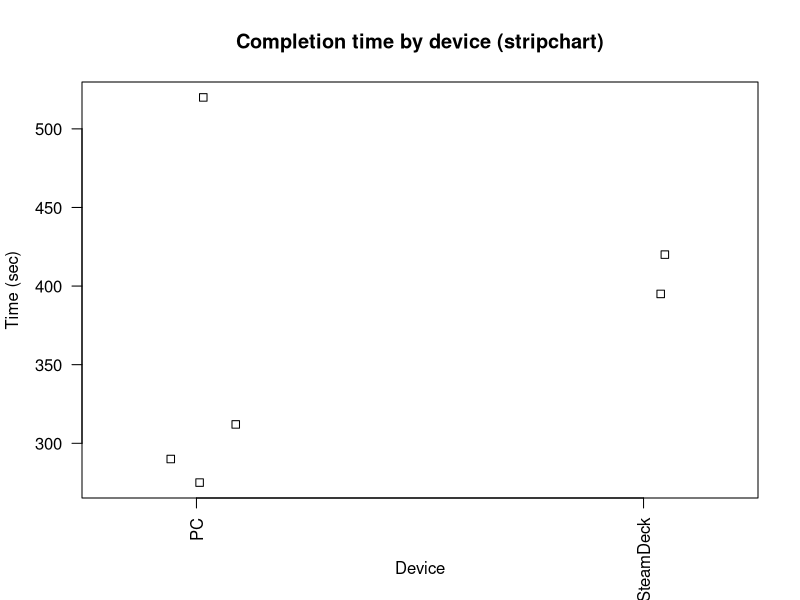
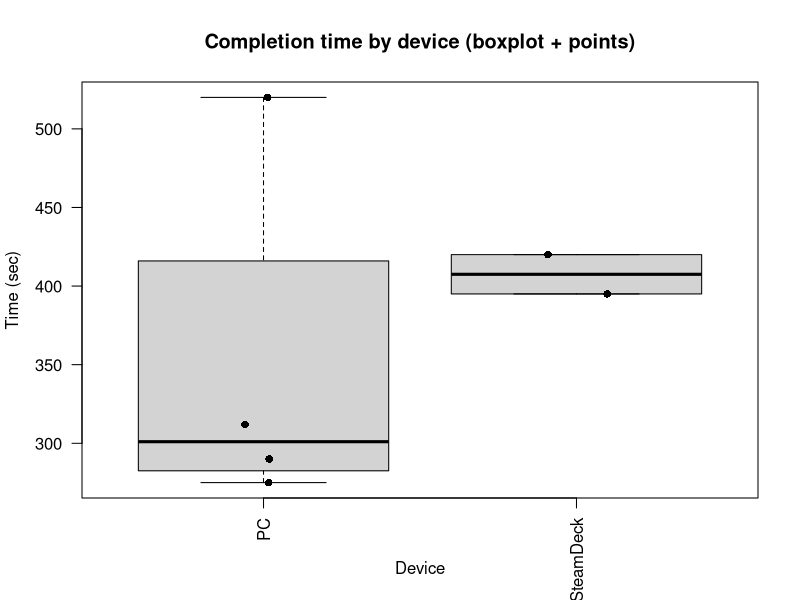
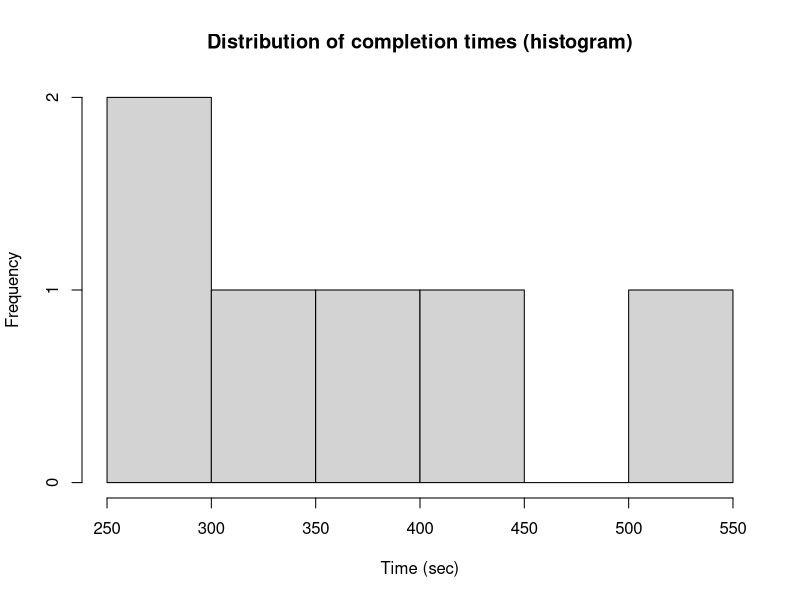
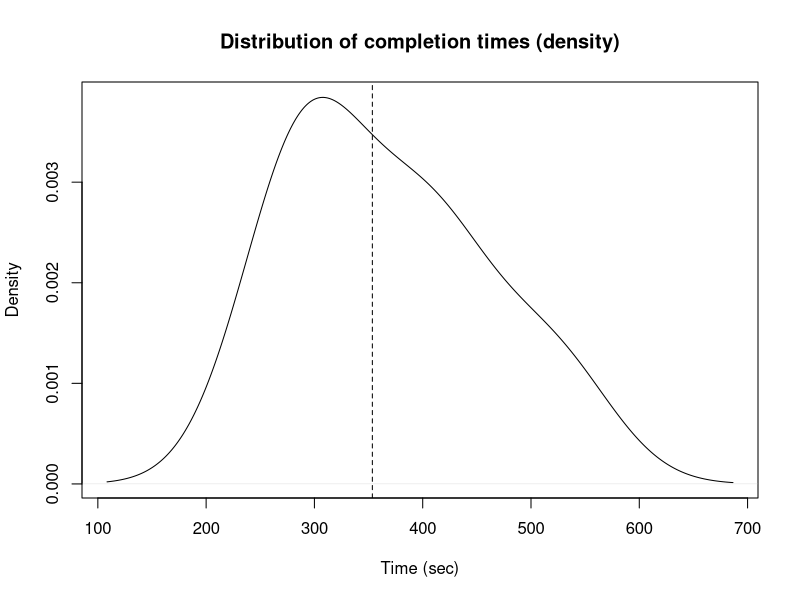
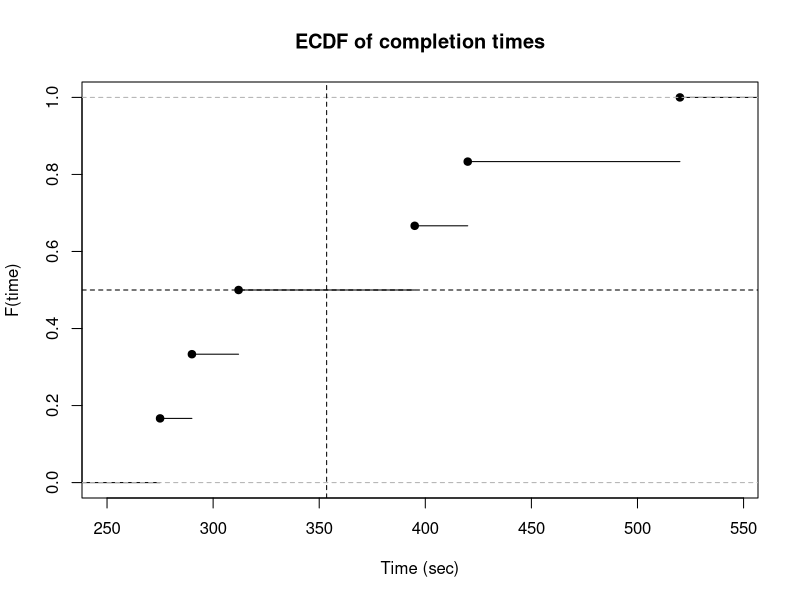

Reproduce these figures in R, in order.
#' @title demo_0_scratch.R
#' @description Scratchpad introducing core R concepts (data types, printing, operators, collections, control flow, functions, packages, data frames) and basic plotting for gameplay playtest analysis.
#' @author NMCG
#' @bugs None
#' @keywords data types, print, paste, cat, operators, vectors, lists, data frames, factors, conditionals, loops, functions, packages, str, head, summary, aggregate, stripchart, boxplot, hist, density, ecdf
#' @seealso https://www.w3schools.com/r/default.asp
#' @seealso https://r4ds.hadley.nz/

# -----------------------------
# Week 1 Scratch Demo (restructured)
# Goal: get comfortable with basic R code before touching the real dataset.
# Theme: simple gameplay playtesting examples (fake data).
# -----------------------------

# Clear the workspace so the script runs the same way every time.
rm(list = ls())

# Clear the console for readability.
cat("\014")

# -----------------------------
# 1) Core data types in R
# -----------------------------

# Numeric (double) values are used for measurements (e.g., time in seconds).
time_sec <- 245.5

# Integer values are whole numbers (e.g., number of deaths).
deaths <- 3L

# Logical values are TRUE/FALSE (e.g., task completion).
task_complete <- TRUE

# Character strings are text labels (e.g., build label "A" or "B").
build <- "A"

time_sec
deaths
task_complete
build

# -----------------------------
# 2) Printing and formatting output (so we can "see" what code is doing)
# -----------------------------

module <- "3DGD"
initials <- "NMCG"

print(module)                                                # Print a value (often used inside loops)
print(paste("Module:", module, "| Lecturer:", initials))      # Combine text + values into one string

paste("Participant:", "R01", "| Build:", "A", sep = " ")      # sep controls spacing
cat("Line1\nLine2\n")                                      # cat prints without quotes and handles \n nicely

# -----------------------------
# 3) Operators, comparisons, and simple type checks
# -----------------------------

# Arithmetic operators.
10 + 5
10 - 5
10 * 5
10 / 5
2 ^ 4

# Comparison operators (result is TRUE/FALSE).
time_sec < 300
time_sec >= 300
build == "A"
build != "B"

# Logical operators.
(time_sec < 300) & task_complete                              # AND
(time_sec < 300) | (deaths > 0)                               # OR
!(deaths == 0L)                                                # NOT

# Type checks (useful when debugging).
is.numeric(time_sec)
is.integer(deaths)
is.logical(task_complete)
is.character(build)

# Coercion (converting types).
as.integer(time_sec)
as.numeric("123.4")

# -----------------------------
# 4) Vectors (1D collection, usually one type)
# Example: one player's completion times across multiple test runs
# -----------------------------

p101_times_sec <- c(312, 290, 275, NA, 268)                   # NA = missing / aborted run

p101_times_sec
length(p101_times_sec)                                        # Number of runs
p101_times_sec[1]                                             # First run time (R is 1-based)
p101_times_sec[c(1, 3, 5)]                                    # Multiple positions
p101_times_sec[p101_times_sec < 280]                          # Filter (logical indexing)

mean(p101_times_sec, na.rm = TRUE)                            # na.rm ignores missing values
min(p101_times_sec, na.rm = TRUE)                             # Best time (fastest)

# -----------------------------
# 5) Lists (heterogeneous collection; can be nested)
# Example: one playtest session record (like a simple object / JSON)
# -----------------------------

session_p101 <- list(
  player_id = "P101",                                         # Identifier (character)
  build = "0.3.1",                                             # Game build string
  device = "PC",                                               # Platform/device string
  difficulty = "Normal",                                       # Condition label
  run_times_sec = p101_times_sec,                              # Vector stored inside the list
  deaths_per_run = c(6, 4, 3, 0, 2),                            # Another vector (same length)
  notes = list(                                                # Nested list for metadata
    enjoyment_rating = 7,
    main_issue = "Camera feels too floaty"
  )
)

session_p101
names(session_p101)                                           # Field names

session_p101$device                                           # $ gets a named element
session_p101[1]                                               # [ ] returns a sub-list (still a list)
session_p101[[1]]                                             # [[ ]] extracts the actual element

mean(session_p101$run_times_sec, na.rm = TRUE)                # Compute from a vector inside the list
str(session_p101)                                             # Inspect nested structure

# -----------------------------
# 6) Data frames (table-like; columns are vectors of equal length)
# One row = one run by one player (from first principles)
# -----------------------------

player_id <- c("P101", "P101", "P101", "P102", "P102", "P103") # Categorical identifier
run       <- c(1,     2,     3,     1,     2,     1)           # Run index (integer-ish)
time_sec  <- c(312,   290,   275,   420,   395,   520)         # Completion time (numeric)
deaths    <- c(6,     4,     3,     10,    8,     14)          # Death count (integer-ish)
device    <- c("PC",  "PC",  "PC",  "SteamDeck", "SteamDeck", "PC")

runs_df <- data.frame(
  player_id = player_id,
  run = run,
  time_sec = time_sec,
  deaths = deaths,
  device = device
)

runs_df
str(runs_df)
head(runs_df, 3)

runs_df$time_sec                                              # Extract a column (vector)
runs_df[runs_df$player_id == "P101", ]                         # Filter rows
runs_df[order(runs_df$time_sec), ]                             # Sort by fastest time

# -----------------------------
# 7) Conditionals: if / else (flow control)
# -----------------------------

time_sec <- 200
deaths <- 0

if (time_sec < 300)
{
  print("Fast run (under 300 seconds).")
}else{
  print("Slow run (300 seconds or more).")
}

# A slightly more realistic example using two variables.
if ((deaths == 0L) & (time_sec < 300))
{
  print("Clean run: fast and no deaths.")
}else if (deaths == 0L){
  print("No deaths, but time could improve.")
}else{
  print("Some deaths occurred; focus on avoiding damage.")
}

# -----------------------------
# 8) Loops: for (step-by-step logic)
# Loops come AFTER conditionals, so students can reason about the logic inside the loop.
# -----------------------------

for (i in seq_along(p101_times_sec))
{
  t <- p101_times_sec[i]
  
  if (is.na(t))
  {
    print(paste("Run", i, "was missing (aborted)."))
  }
  else if (t < 280)
  {
    print(paste("Run", i, "=", t, "sec (good)."))
  }
  else
  {
    print(paste("Run", i, "=", t, "sec (needs improvement)."))
  }
}

# -----------------------------
# 9) While loops (control flow alternative)
# Use when you do not know in advance how many iterations you need.
# -----------------------------

attempt <- 1
max_attempts <- 3

while (attempt <= max_attempts)
{
  print(paste("Attempt:", attempt))
  attempt <- attempt + 1
}

# -----------------------------
# 10) Writing your own functions
# -----------------------------

#' @title clamp
#' @description Clamp a numeric value between a min and max (common in gameplay + analytics).
#' @param value Numeric value to clamp.
#' @param min_val Minimum allowed value.
#' @param max_val Maximum allowed value.
#' @return Clamped numeric value.
clamp <- function(value, min_val, max_val)
{
  if (value < min_val)
    return(min_val)
  
  if (value > max_val)
    return(max_val)
  
  return(value)
}

clamp(12, 0, 10)
clamp(-5, 0, 10)
clamp(7, 0, 10)

# -----------------------------
# 11) Scripts and source()
# source() runs another .R file and brings its functions into the current script.
# -----------------------------

# Example (commented out so this demo file runs standalone):
# source("useful_functions.R")

# -----------------------------
# 12) External functions (packages) and why we use them
# -----------------------------

# install.packages("ggplot2")   # Run once per machine (commented out)
# library(ggplot2)              # Load the package in the current session

# -----------------------------
# 13) Interrogating a data frame (how to inspect your data)
# -----------------------------

nrow(runs_df)
ncol(runs_df)
names(runs_df)

summary(runs_df)
table(runs_df$device)

# -----------------------------
# 14) Basic descriptive statistics (base R)
# -----------------------------

mean(runs_df$time_sec)
median(runs_df$time_sec)
sd(runs_df$time_sec)

# Grouped mean time by device.
aggregate(time_sec ~ device, data = runs_df, mean)

# -----------------------------
# 15) Named arguments and flexible function calls
# -----------------------------

mean(runs_df$time_sec, trim = 0.0)                             # Named argument (trim)
head(runs_df, n = 2)                                           # Named argument (n)

# -----------------------------
# 16) Basic plots (base R) for quick insight
# -----------------------------

# a) Stripchart: see individual observations per category.
stripchart(
  time_sec ~ device,                                           # Formula: time grouped by device
  data = runs_df,                                              # Data frame containing columns
  method = "jitter",                                           # Jitter points to reduce overlap
  vertical = TRUE,                                             # Categories on x-axis, values on y-axis
  las = 2,                                                     # Rotate x labels
  main = "Completion time by device (stripchart)",             # Plot title
  ylab = "Time (sec)",                                         # Y-axis label
  xlab = "Device"                                              # X-axis label
)

# b) Boxplot + points overlay (summary + raw data).
boxplot(
  time_sec ~ device,                                           # Boxplots of time per device
  data = runs_df,                                              # Data source
  las = 2,                                                     # Rotate x labels
  main = "Completion time by device (boxplot + points)",       # Plot title
  xlab = "Device",                                             # X-axis label
  ylab = "Time (sec)"                                          # Y-axis label
)

stripchart(
  time_sec ~ device,                                           # Same grouping, overlay points
  data = runs_df,                                              # Data source
  method = "jitter",                                           # Jitter points
  vertical = TRUE,                                             # Match orientation
  add = TRUE,                                                  # Add to existing plot
  pch = 16,                                                    # Solid circles
  col = "black"                                                # Colour
)

# c) Histogram: quick shape check.
hist(
  runs_df$time_sec,                                            # Numeric data to histogram
  main = "Distribution of completion times (histogram)",       # Plot title
  xlab = "Time (sec)"                                          # X-axis label
)

# d) Density plot: smooth distribution.
plot(
  density(runs_df$time_sec),                                   # Kernel density estimate
  main = "Distribution of completion times (density)",         # Plot title
  xlab = "Time (sec)",                                         # X-axis label
  ylab = "Density"                                             # Y-axis label
)

abline(v = median(runs_df$time_sec), lty = 2)                  # Median line (dashed)

# e) ECDF: teaches percentiles (median = 0.5).
plot(
  ecdf(runs_df$time_sec),                                      # Empirical CDF function
  main = "ECDF of completion times",                           # Plot title
  xlab = "Time (sec)",                                         # X-axis label
  ylab = "F(time)"                                             # Cumulative proportion
)

abline(v = median(runs_df$time_sec), lty = 2)                  # Median x-position
abline(h = 0.5, lty = 2)                                       # 50th percentile

# -----------------------------
# 17) More vector tools (sequences, repetition, sorting)
# -----------------------------

seq(1, 10)                                                     # 1..10
seq(0, 1, by = 0.2)                                            # step size
rep("tick", times = 3)                                         # repeat values
order(runs_df$deaths)                                          # sort indices by deaths

# -----------------------------
# 18) Built-in math functions you will see in analysis work
# -----------------------------

log10(1000)
log2(64)
log(1000)                                                      # natural log
exp(1)                                                         # e
sqrt(25)
abs(-10.58)
round(pi, 3)

# -----------------------------
# 19) Where this fits in the module
# -----------------------------

# This file is intentionally a "sandbox":
# - Run line-by-line, watch outputs in the console, and change values.
# - The same skills apply when we load your real gameplay user-test dataset.
